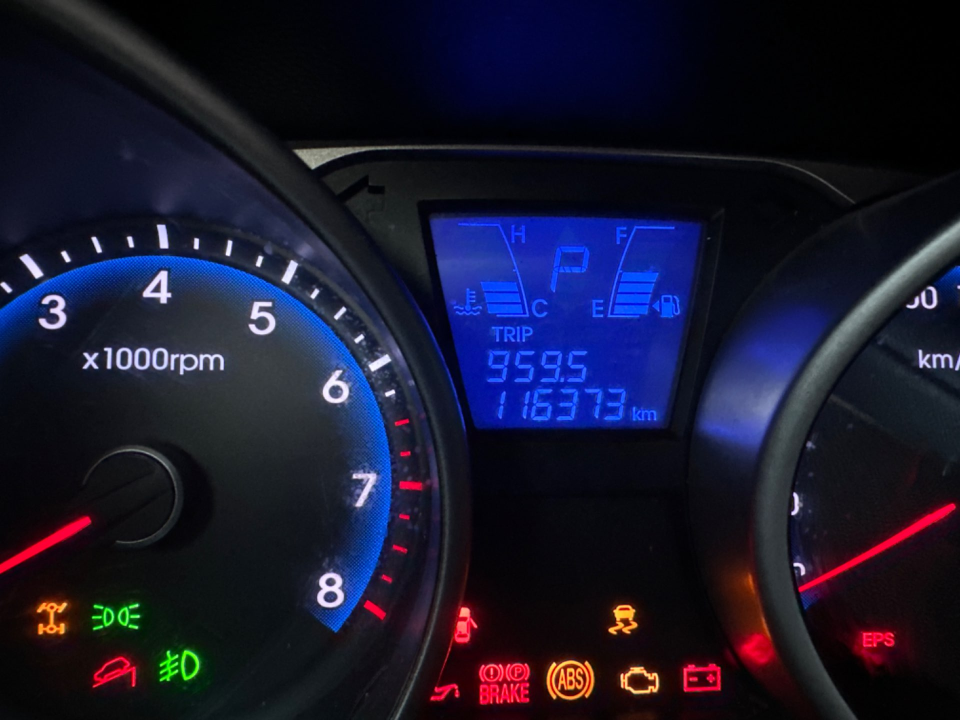
#> input picture odometer_dataset/images/val/06c0c8f4-5496-4c4f-8dd4-1ed6c776763f.jpeg, 1920 x 1440 px, given in place of im.jpg.jpg, which was not available (shown at 1/2 size)
$ jupyter execute --allow-errors PaddleOCR.ipynb   (shell and % lines are left out)   (text cells are left out)
#> lines starting #> are read from the running program, lines starting #| are printed output that depends on the picture; after the words box and inside, x2 and y2 are one past the last pixel; in counts of white or black regions, pixels touching at a corner belong together; pictures that were not available may be replaced by others from this repository, and a replacement may not be noted
[cell 1]
import numpy as np
import matplotlib.pyplot as plt
import cv2
import os
from glob import glob

[cell 2]
from google.colab import drive
drive.mount('drive')

[cell 3]
from IPython.display import clear_output, display, Image

[cell 4]
clear_output()

[cell 5]
clear_output()

[cell 6]
clear_output()

[cell 7]
from ultralytics import YOLO

#> (the rest of this cell did not finish here and is left out)

[cell 8]
val_dir = '.../images/val'
images = sorted(glob(val_dir+'/*'))

if os.path.exists('odometers'):
  os.makedirs('odometers')

#> (the rest of this cell did not finish here and is left out)

[cell 9]
def preprocess(image_path):
    croped_image = cv2.imread(image_path, cv2.IMREAD_GRAYSCALE)
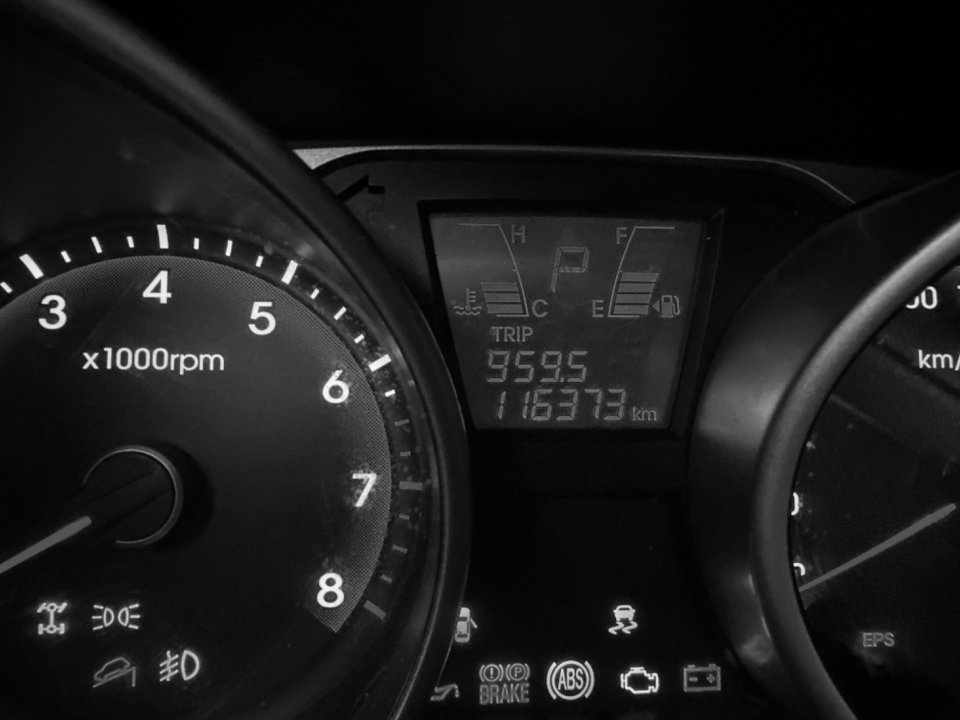
#> croped_image: shape (1440, 1920) (shown at 1/2 size); min 0, max 255, mean 26.3

    # Resize the image to a larger size
    resized_image = cv2.resize(croped_image, None, fx=2, fy=2, interpolation=cv2.INTER_CUBIC)

    # Apply Gaussian blur to reduce noise
    blurred = cv2.GaussianBlur(resized_image, (5, 5), 0)

    # Apply adaptive thresholding to enhance text
    _, binary = cv2.threshold(blurred, 0, 255, cv2.THRESH_BINARY + cv2.THRESH_OTSU)
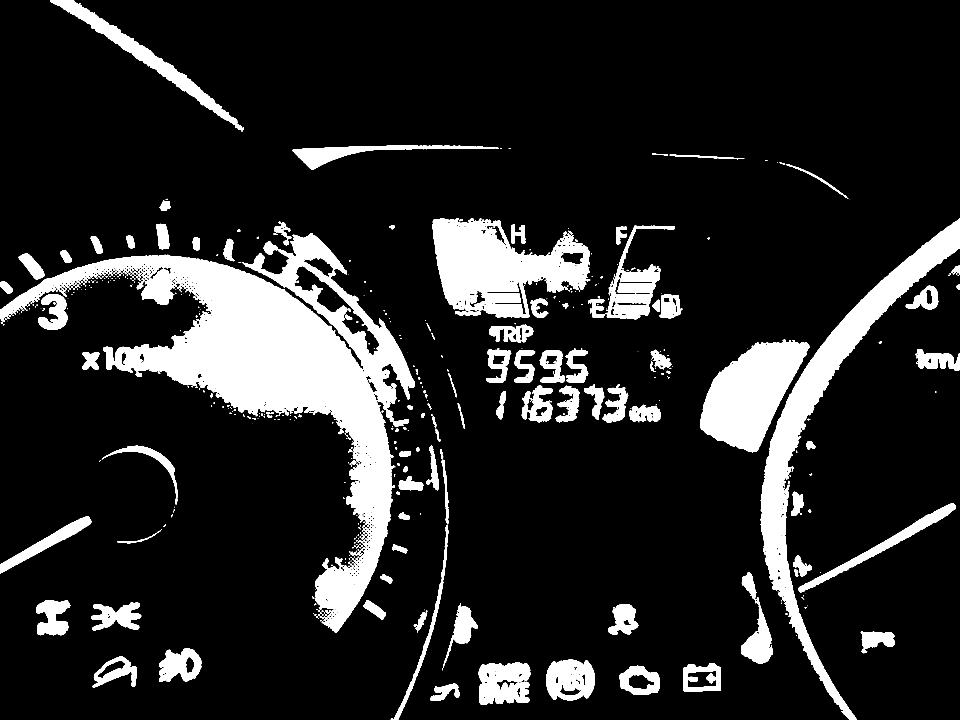
#> binary: shape (2880, 3840) (shown at 1/4 size); 13.9% white; 582 white regions (253 under 20 px), largest, box (x1, y1, x2, y2) and area: (0, 933, 1660, 2530) 602355, (3041, 874, 3840, 2880) 186301, (1729, 872, 2361, 1270) 143128

    # Apply sharpening filter
    kernel = np.array([[0, -1, 0], [-1, 5, -1], [0, -1, 0]])
    sharpened = cv2.filter2D(binary, -1, kernel)

    # Increase contrast
    alpha = 2.0  # Simple contrast control
    beta = 0     # Simple brightness control
    contrasted = cv2.convertScaleAbs(sharpened, alpha=alpha, beta=beta)

    return contrasted

$ run again, on odometer_dataset/images/val/2ce7942a-399f-44e9-a42d-8a2e220b10ec.jpeg
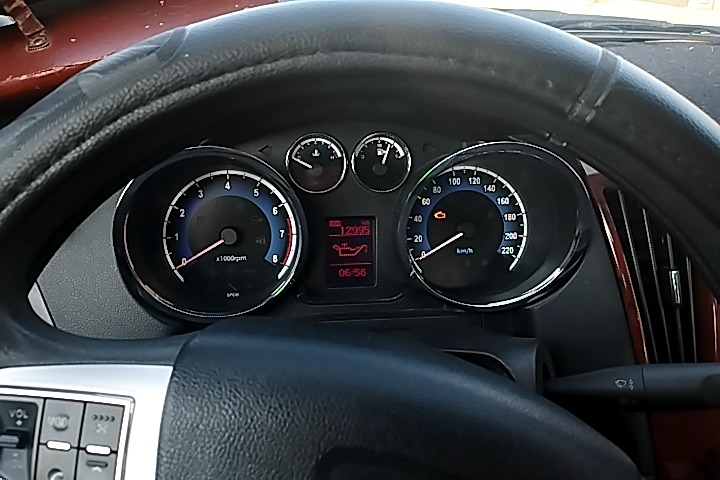
#> input picture odometer_dataset/images/val/2ce7942a-399f-44e9-a42d-8a2e220b10ec.jpeg, 720 x 480 px, given in place of im.jpg.jpg, which was not available
#> in preprocess, `croped_image = cv2.imread(image_path, cv2.IMREAD_GRAYSCALE)`:
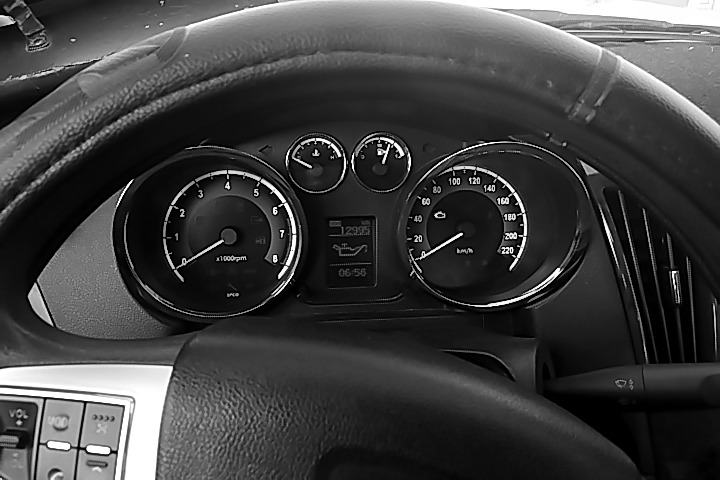
#> croped_image: shape (480, 720); min 0, max 255, mean 64
#> in preprocess, `_, binary = cv2.threshold(blurred, 0, 255, cv2.THRESH_BINARY + cv2.THR..`:
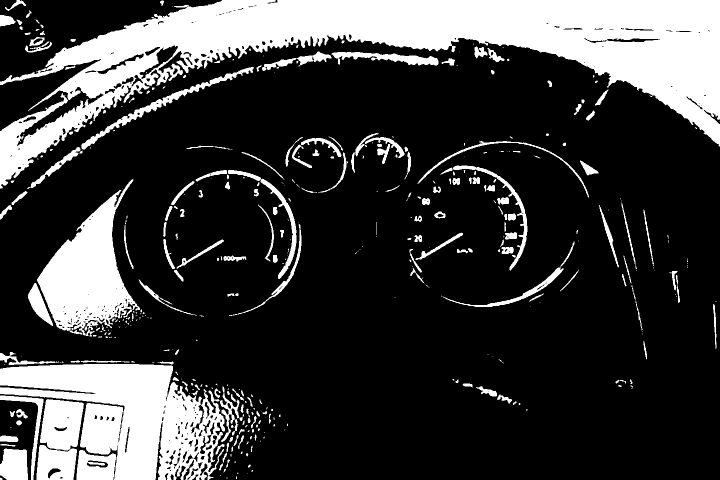
#> binary: shape (960, 1440) (shown at 1/2 size); 23.7% white; 426 white regions (213 under 20 px), largest, box (x1, y1, x2, y2) and area: (0, 0, 1440, 377) 170313, (0, 728, 450, 960) 57933, (74, 358, 280, 673) 29479
